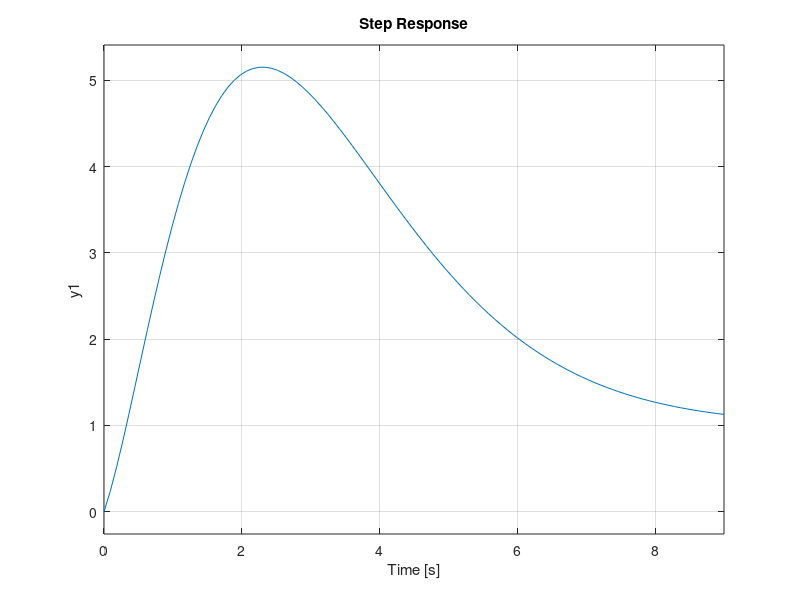

Write MATLAB code to recreate this figure.
%% Inverted pendulum - Routh-Hurwitz Control Design
% Inverted pendulum linearized around the upright position:
% theta'' = (g/L) theta + u.

clear all
close all

g = 9.8;
L = 1;
s = tf('s');

G = 1/(s^2-g/L); 
%% P controller
% With C(s) = K the characteristic equation is
% 
% $$P(s) = s^2 + K - 9.8$$
% 
% The coefficient of s is zero: no K makes the closed loop asymptotically 
% stable.
%% PD controller
% $$C(s) = K(1 + 0.1s)$$
% 
% $$P(s) = s^2 + 0.1Ks + K - 9.8$$
% 
%   s^2 | 1          K - 9.8
%   s^1 | 0.1K       0
%   s^0 | K - 9.8
% 
% Stable for K > 9.8. However, the steady state error to step inputs is not 
% zero, so we add an integrator.
%% PID controller
% $$C(s) = K\left(1 + 0.2s + \frac{0.05}{s}\right) = K\frac{0.2s^2 + s + 0.05}{s}$$
% 
% The characteristic equation is s(s^2 - 9.8) + K(0.2s^2 + s + 0.05) = 0, i.e.,
% 
% $$P(s) = s^3 + 0.2Ks^2 + (K - 9.8)s + 0.05K$$
% 
% Routh table:
% 
%   s^3 | 1                                     K - 9.8
%   s^2 | 0.2K                                  0.05K
%   s^1 | c11 = (0.2K(K - 9.8) - 0.05K)/(0.2K) = K - 10.05
%   s^0 | c21 = 0.05K
% 
% The closed loop is stable for K > 10.05. Let's check it:

pole(minreal(10*(1+0.2*s+0.05/s)*G/(1+10*(1+0.2*s+0.05/s)*G)))    % K = 10: unstable
pole(minreal(10.1*(1+0.2*s+0.05/s)*G/(1+10.1*(1+0.2*s+0.05/s)*G)))  % K = 10.1: stable
%% 
% We choose K = 11.8:

K = 11.8;
C = K*(1 + 0.2*s + 0.05/s);
step(minreal(C*G/(1+C*G)));
%% 
% The PID is not proper, so in the demo we add a fast pole at -100. It does 
% not change the result much:

C = C/(s/100+1);
pole(minreal(C*G/(1+C*G)))
%% 
% To try this controller in IP_Realtime_Demo, set
% 
%   C = 11.8*(1 + 0.2*s + 0.05/s)/(s/100+1);

[numC, denC] = tfdata(C, 'v')
